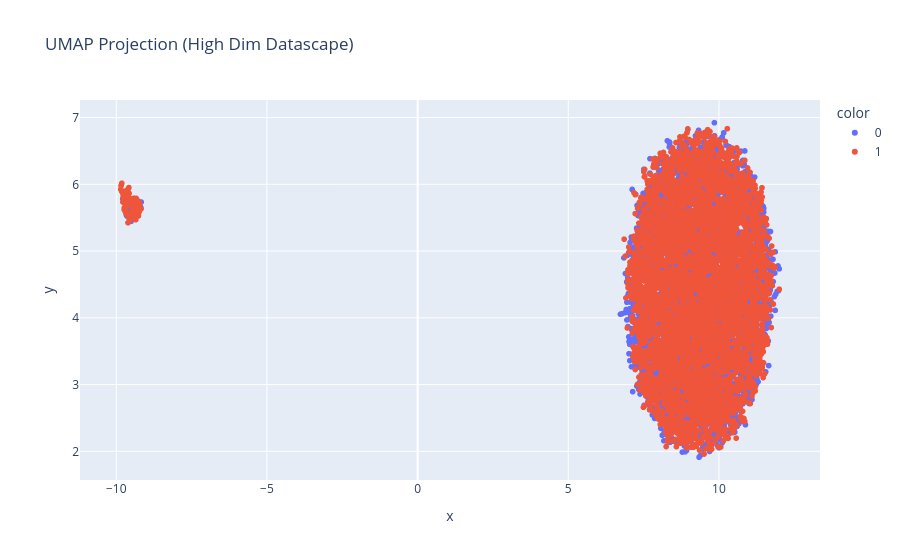
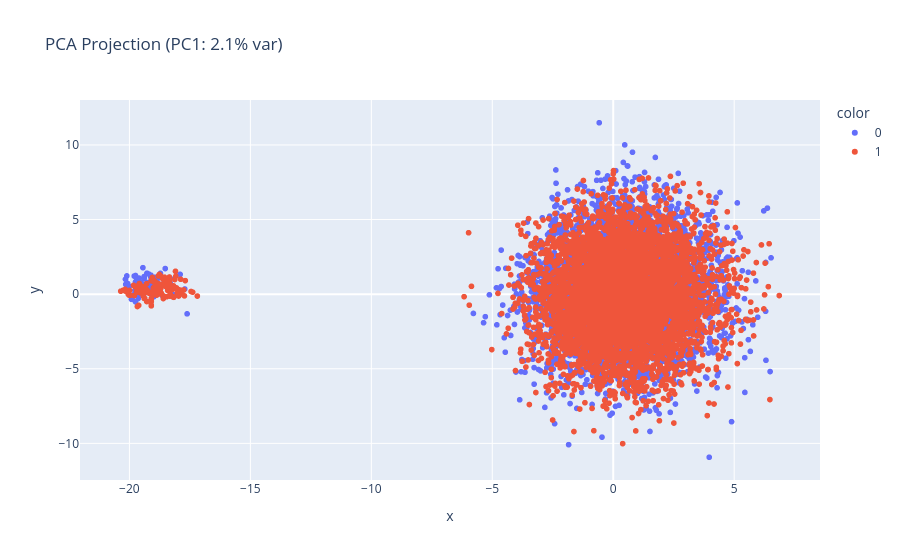

Notebook source saved alongside these figures, in order:
### Code cell
import pandas as pd
import plotly.express as px
import plotly.graph_objects as go
import plotly.io as pio
import umap
from sklearn.decomposition import PCA
import os

X = df.drop('Label', axis=1)
y = df['Label']

# Paths for saved visualizations
umap_html_path = "../data/high_dimensional_datascape_proyect/umap_projection.html"
umap_json_path = "../data/high_dimensional_datascape_proyect/umap_projection.json"
pca_html_path = "../data/high_dimensional_datascape_proyect/pca_projection.html"
pca_json_path = "../data/high_dimensional_datascape_proyect/pca_projection.json"

# Check if visualizations already exist
if os.path.exists(umap_json_path) and os.path.exists(pca_json_path):
    print("Visualizations already exist. Loading saved figures...")
    print(f"UMAP: {umap_html_path}")
    print(f"PCA: {pca_html_path}")
    
    # Load and display the figures
    fig_umap = pio.read_json(umap_json_path)
    fig_umap.show()
    
    fig_pca = pio.read_json(pca_json_path)
    fig_pca.show()
else:
    print("Generating visualizations (this may take a while)...")
    
    # Standardize (crucial for these methods)
    from sklearn.preprocessing import StandardScaler
    
    X_scaled = StandardScaler().fit_transform(X)
    
    # UMAP (install umap-learn if needed)
    print("Running UMAP...")
    reducer_umap = umap.UMAP(n_components=2, random_state=42)
    embed_umap = reducer_umap.fit_transform(X_scaled)
    
    fig_umap = px.scatter(
        x=embed_umap[:,0], y=embed_umap[:,1], color=y.astype(str),
        title='UMAP Projection (High Dim Datascape)'
    )
    fig_umap.write_html(umap_html_path)
    fig_umap.write_json(umap_json_path)
    print(f"UMAP saved to {umap_html_path} and {umap_json_path}")
    fig_umap.show()
    
    # PCA
    print("Running PCA...")
    pca = PCA(n_components=2, random_state=42)
    embed_pca = pca.fit_transform(X_scaled)
    
    fig_pca = px.scatter(
        x=embed_pca[:,0], y=embed_pca[:,1], color=y.astype(str),
        title=f'PCA Projection (PC1: {pca.explained_variance_ratio_[0]:.1%} var)'
    )
    fig_pca.write_html(pca_html_path)
    fig_pca.write_json(pca_json_path)
    print(f"PCA saved to {pca_html_path} and {pca_json_path}")
    fig_pca.show()
    
    print("Visualizations complete and saved!")

### Figure 1 — Plotly figure (JSON) as saved in the notebook; plotly's stock layout.template omitted (floating-point values rounded to 4 significant figures; data arrays with more than 128 entries replaced by an {"elided": "..."} marker saying what was removed)
{"data": [{"hovertemplate": "color=0<br>x=%{x}<br>y=%{y}<extra></extra>", "legendgroup": "0", "marker": {"color": "#636efa", "symbol": "circle"}, "mode": "markers", "name": "0", "showlegend": true, "type": "scattergl", "x": {"elided": "4920 float values"}, "xaxis": "x", "y": {"elided": "4920 float values"}, "yaxis": "y"}, {"hovertemplate": "color=1<br>x=%{x}<br>y=%{y}<extra></extra>", "legendgroup": "1", "marker": {"color": "#EF553B", "symbol": "circle"}, "mode": "markers", "name": "1", "showlegend": true, "type": "scattergl", "x": {"elided": "5310 float values"}, "xaxis": "x", "y": {"elided": "5310 float values"}, "yaxis": "y"}], "layout": {"legend": {"title": {"text": "color"}, "tracegroupgap": 0}, "title": {"text": "UMAP Projection (High Dim Datascape)"}, "xaxis": {"anchor": "y", "domain": [0, 1], "title": {"text": "x"}}, "yaxis": {"anchor": "x", "domain": [0, 1], "title": {"text": "y"}}}}

### Figure 2 — Plotly figure (JSON) as saved in the notebook; plotly's stock layout.template omitted (floating-point values rounded to 4 significant figures; data arrays with more than 128 entries replaced by an {"elided": "..."} marker saying what was removed)
{"data": [{"hovertemplate": "color=0<br>x=%{x}<br>y=%{y}<extra></extra>", "legendgroup": "0", "marker": {"color": "#636efa", "symbol": "circle"}, "mode": "markers", "name": "0", "showlegend": true, "type": "scattergl", "x": {"elided": "4920 float values"}, "xaxis": "x", "y": {"elided": "4920 float values"}, "yaxis": "y"}, {"hovertemplate": "color=1<br>x=%{x}<br>y=%{y}<extra></extra>", "legendgroup": "1", "marker": {"color": "#EF553B", "symbol": "circle"}, "mode": "markers", "name": "1", "showlegend": true, "type": "scattergl", "x": {"elided": "5310 float values"}, "xaxis": "x", "y": {"elided": "5310 float values"}, "yaxis": "y"}], "layout": {"legend": {"title": {"text": "color"}, "tracegroupgap": 0}, "title": {"text": "PCA Projection (PC1: 2.1% var)"}, "xaxis": {"anchor": "y", "domain": [0, 1], "title": {"text": "x"}}, "yaxis": {"anchor": "x", "domain": [0, 1], "title": {"text": "y"}}}}
